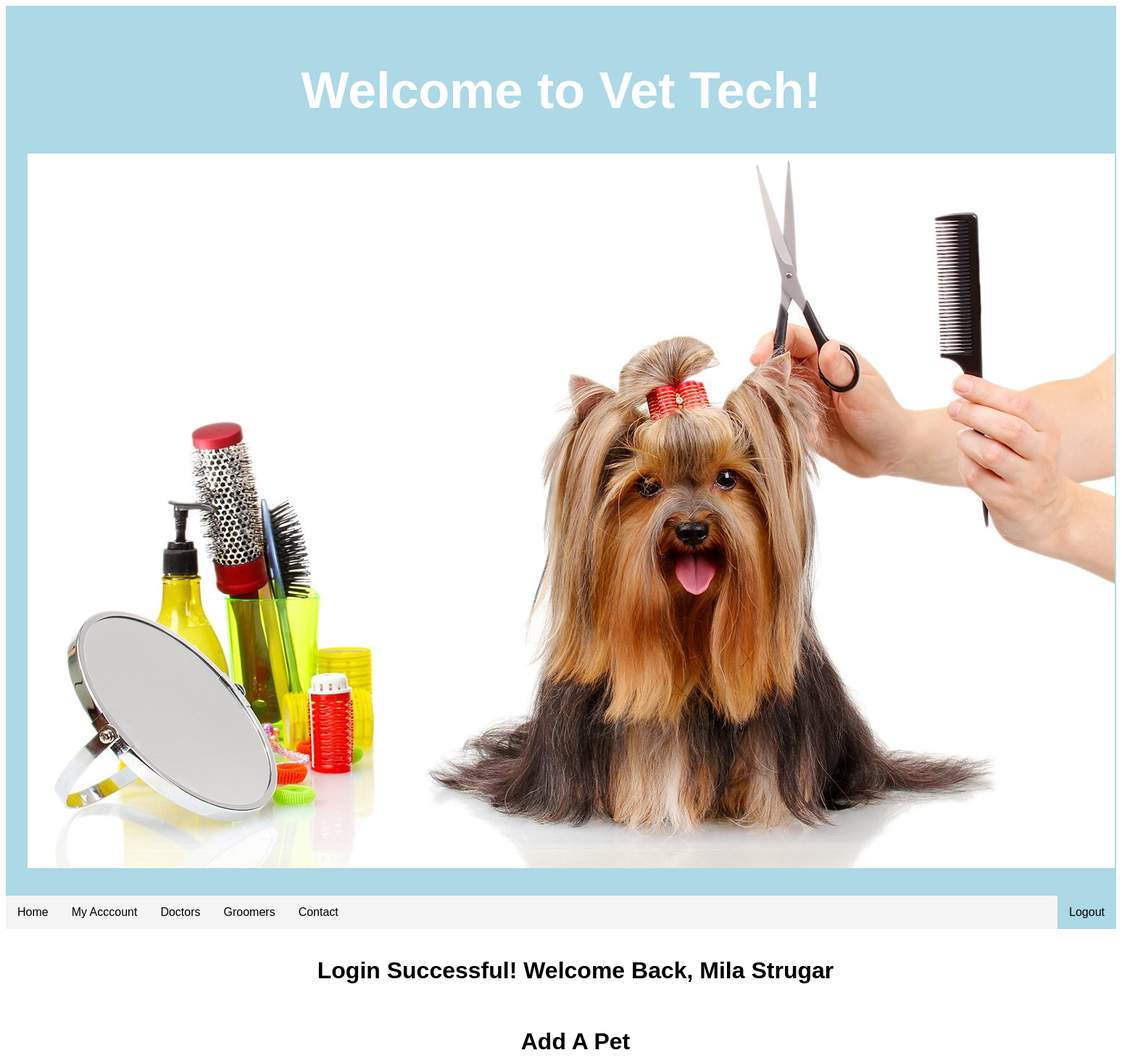
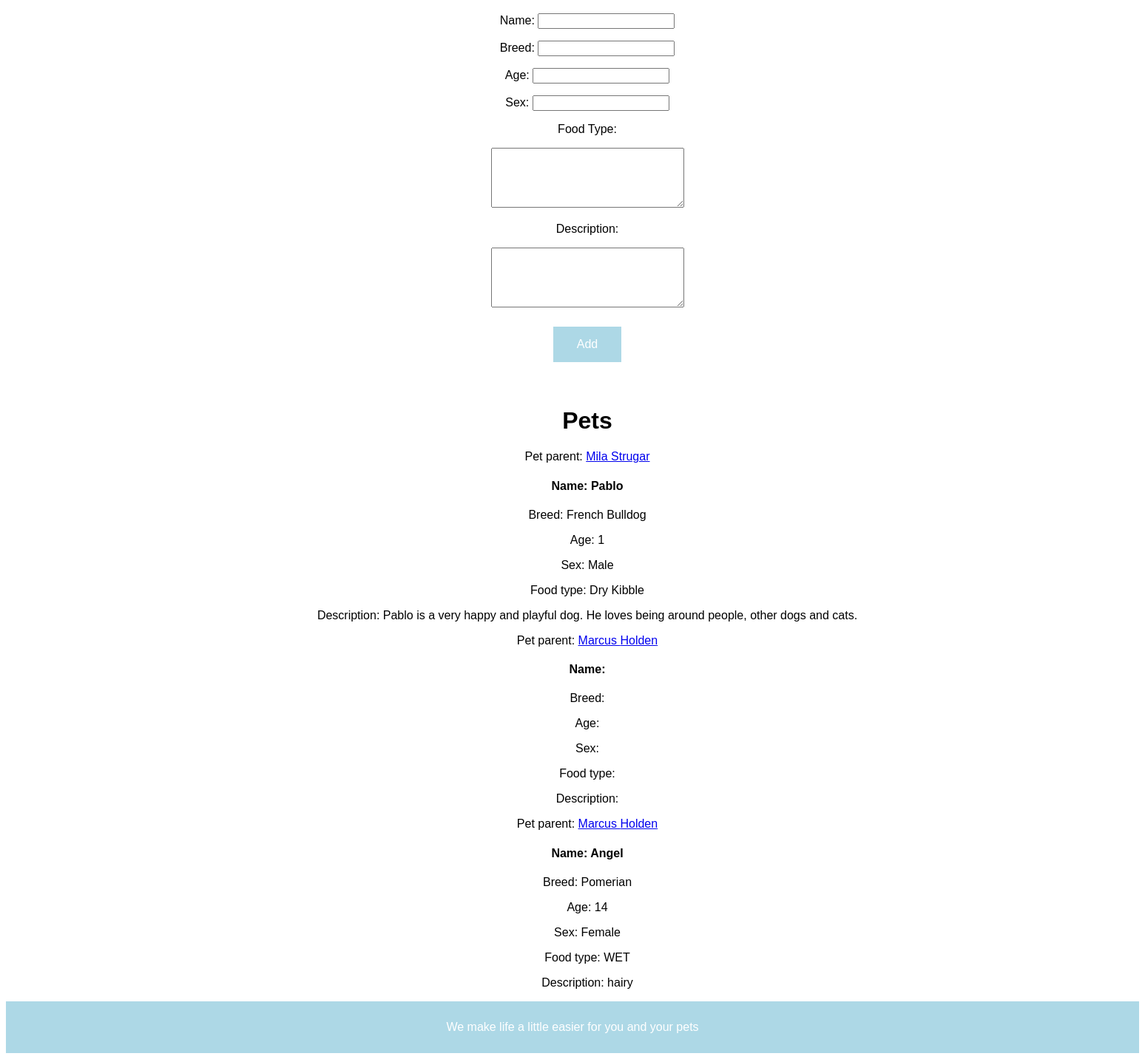
/success (signed in), run on the app's committed database (2 pictures, top to bottom).
### animalprojapp/models.py (models this page shows, shortened)
class User(models.Model):
	firstname = models.CharField(max_length=255)
	lastname = models.CharField(max_length=255)
	email = models.CharField(max_length=255)
	password = models.CharField(max_length=255)
	birthday = models.DateField()
	created_at = models.DateTimeField(auto_now_add=True)
	updated_at = models.DateTimeField(auto_now=True)
	objects = UserManager()

class Pet(models.Model):
	name = models.CharField(max_length=255)
	breed = models.CharField(max_length=255)
	age = models.CharField(max_length=255)
	foodtype = models.CharField(max_length=255)
	sex = models.CharField(max_length=255)
	description = models.TextField(max_length=255)
	owner = models.ForeignKey(
		User, related_name="pets", on_delete=models.CASCADE)
	created_at = models.DateTimeField(auto_now_add=True)
	updated_at = models.DateTimeField(auto_now=True)

### animalprojapp/views.py (the view)
# urls.py: path('success', views.success),
def success(request):  # SUCCESSFUL LOGIN FUNCTION / PAGE #
    context = {
        'loggedinuser': User.objects.get(id=request.session['loggedinuserid']),
        'pets': Pet.objects.all()
    }
    return render(request, "success.html", context)

### animalprojapp/templates/success.html (shortened to what this page needs)
<!DOCTYPE html>
<html lang="en">
<head>
    {% load static %}
    <link rel="stylesheet" type="text/css" href="{% static 'style.css' %}">
</head>
<body>
    <header>
        <h1>Welcome to Vet Tech!</h1>
        <img src="{% static 'static/images/groom.jpg' %}" alt="">
    </header>
    <ul>
        <li><a href="#home">Home</a></li>
        <li><a href="#news">My Acccount</a></li>
        <li><a href="#news">Doctors</a></li>
        <li><a href="#news">Groomers</a></li>
        <li><a href="#contact">Contact</a></li>
        <li style="float:right"><a class="active" href="/logout">Logout</a></li>
      </ul>
        <br>
    <menu>
        <h1>Login Successful! Welcome Back, {{loggedinuser.firstname}} {{loggedinuser.lastname}}</h1>
        <br>
        <h1>Add A Pet</h1>
        <form action="/addpet" method="post">
            <p>Name: <input type="text" name="name" id=""></p>
            <p>Breed: <input type="text" name="breed" id=""></p>
            <p>Age: <input type="number" name="age" id=""></p>
            <p>Sex: <input type="text" name="sex" id=""></p>
            <p>Food Type:</p>
            <textarea name="foodtype" id="" cols="30" rows="5"></textarea>
            <br>
            <p>Description:</p>
            <textarea name="description" id="" cols="30" rows="5"></textarea>
            <br>
            <br>
            <input type="submit" value="Add" class="button">
        </form>
        <br>
        <br>
        <h1>Pets</h1>
        {% for pet in pets %}
        <div>
            <p>Pet parent: <a href="/user/{{pet.owner.id}}">{{pet.owner.firstname}}
                    {{pet.owner.lastname}}</a>
            </p>
            <h4>Name: {{pet.name}}</h4>
            <p>Breed: {{pet.breed}}</p>
            <p> Age: {{pet.age}}</p>
            <p>Sex: {{pet.sex}}</p>
            <p>Food type: {{pet.foodtype}}</p>
            <p>Description: {{pet.description}}</p>
            {% endfor %}
        </div>
    </menu>
        <footer>
            <p>We make life a little easier for you and your pets</p>
        </footer>
</body>
</html>

### animalprojapp/static/style.css (style rules this page uses)
* { box-sizing: border-box; }
body { font-family: Arial, Helvetica, sans-serif; }
header { background-color: lightblue; padding: 30px; text-align: center; font-size: 35px; color: white; }
footer { background-color: lightblue; padding: 10px; text-align: center; color: white; }
.button { background-color: lightblue; border: none; color: white; padding: 15px 32px; text-align: center; text-decoration: none; display: inline-block; font-size: 16px; margin: 4px 2px; cursor: pointer; }
menu { align-self: center; text-align: center; }

### animalprojapp/templates/success.html (style rules this page uses)
ul { list-style-type: none; margin: 0; padding: 0; overflow: hidden; background-color: whitesmoke; }
li { float: left; }
li a { display: block; color: black; text-align: center; padding: 14px 16px; text-decoration: none; }
.active { background-color: lightblue; }

### data on the page
User: firstname "Mila", lastname "Strugar"
Pet: owner.firstname "Mila", owner.lastname "Strugar", name "Pablo", breed "French Bulldog", age "1", sex "Male", foodtype "Dry Kibble", description "Pablo is a very happy and playful dog. He loves being around people, other dogs and cats."
Pet: owner.firstname "Marcus", owner.lastname "Holden"
Pet: owner.firstname "Marcus", owner.lastname "Holden", name "Angel", breed "Pomerian", age "14", sex "Female", foodtype "WET", description "hairy"
